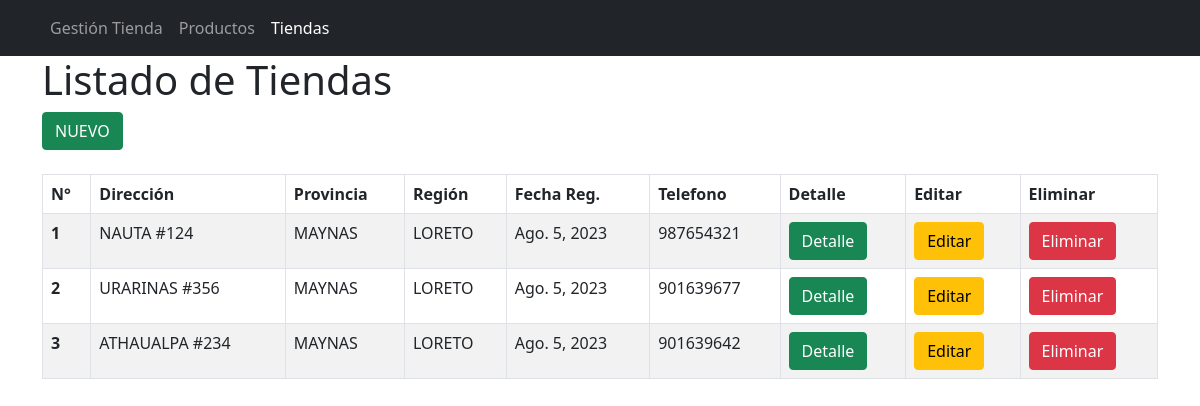
Page /gestionTienda/tiendas on the committed database.
### gestionTienda/models.py (models this page shows, shortened)
class Tienda(models.Model):
    direccion = models.CharField(max_length=50)
    provincia = models.CharField(max_length=50)
    region = models.CharField(max_length=50)
    fechaCreacion = models.DateField( auto_now=True)
    telefono = models.CharField(max_length=9)

### gestionTienda/views.py (the view)
# urls.py: path('tiendas', tiendas_view, name='tiendas'),
def tiendas_view(request):
    tiendas = Tienda.objects.all()
    return render(request, 'tiendas.html', {'tiendas': tiendas})

### gestionTienda/templates/tiendas.html (shortened to what this page needs)
<html>
    <head>
        <link href="https://cdn.jsdelivr.net/npm/bootstrap@5.0.2/dist/css/bootstrap.min.css" rel="stylesheet">
        <link rel="stylesheet" href="https://cdnjs.cloudflare.com/ajax/libs/font-awesome/5.15.3/css/all.min.css">
    </head>
    <body>
        <nav class="navbar navbar-expand-lg navbar-dark bg-dark">
            <div class="container">
              <div class="collapse navbar-collapse" id="navbarNav">
                <ul class="navbar-nav">
                  <li class="nav-item ">
                    <a class="nav-link " href="/gestionTienda">Gestión Tienda</a>
                  </li>
                  <li class="nav-item ">
                    <a class="nav-link " href="/gestionTienda/productos">Productos</a>
                  </li>
                  <li class="nav-item ">
                    <a class="nav-link active" href="/gestionTienda/tiendas">Tiendas</a>
                  </li>
                </ul>
              </div>
            </div>
        </nav>
        <div class="container">
          <h1>Listado de Tiendas</h1>
          <button class="btn btn-success" data-bs-toggle="modal" data-bs-target="#agregarTiendaModal">
            NUEVO
          </button>
      <div class="mt-4">
          <table class="table table-bordered table-striped">
              <thead>
                  <tr>
                      <th scope="col">N°</th>
                      <th scope="col">Dirección</th>
                      <th scope="col">Provincia</th>
                      <th scope="col">Región</th>
                      <th scope="col">Fecha Reg.</th>
                      <th scope="col">Telefono</th>
                      <th scope="col">Detalle</th>
                      <th scope="col">Editar</th>
                      <th scope="col">Eliminar</th>
                  </tr>
              </thead>
              <tbody>
                  {% for tienda in tiendas %}
                  <tr>
                    <th scope="row">{{ forloop.counter }}</th>
                    <td>{{ tienda.direccion  }}</td>
                    <td>{{ tienda.provincia}}</td>
                    <td>{{ tienda.region }}</td>
                    <td>{{ tienda.fechaCreacion }}</td>
                    <td>{{ tienda.telefono }}</td>
                    <td>
                        <a href="tiendas/{{tienda.id}}/" class="btn btn-success">Detalle</a>
                    </td>
                    <td>
                      <a href="#" class="btn btn-warning" data-bs-toggle="modal" data-bs-target="#editarTiendaModal" onclick="editarModal({{tienda.id}},'{{tienda.direccion}}','{{tienda.provincia}}','{{tienda.region}}','{{ tienda.telefono }}')">Editar</a>
                    </td>
                    <td>
                        <a href="#" class="btn btn-danger" onclick="eliminarTienda({{tienda.id}})">Eliminar</a>
                    </td>
                  </tr>
                  {% endfor %}
              </tbody>
          </table>
      </div>
      </div>
    </body>
</html>

### rows in the picture
Tienda: direccion "NAUTA #124", provincia "MAYNAS", region "LORETO", fechaCreacion "Ago. 5, 2023", telefono "987654321"
Tienda: direccion "URARINAS #356", provincia "MAYNAS", region "LORETO", fechaCreacion "Ago. 5, 2023", telefono "901639677"
Tienda: direccion "ATHAUALPA #234", provincia "MAYNAS", region "LORETO", fechaCreacion "Ago. 5, 2023", telefono "901639642"
